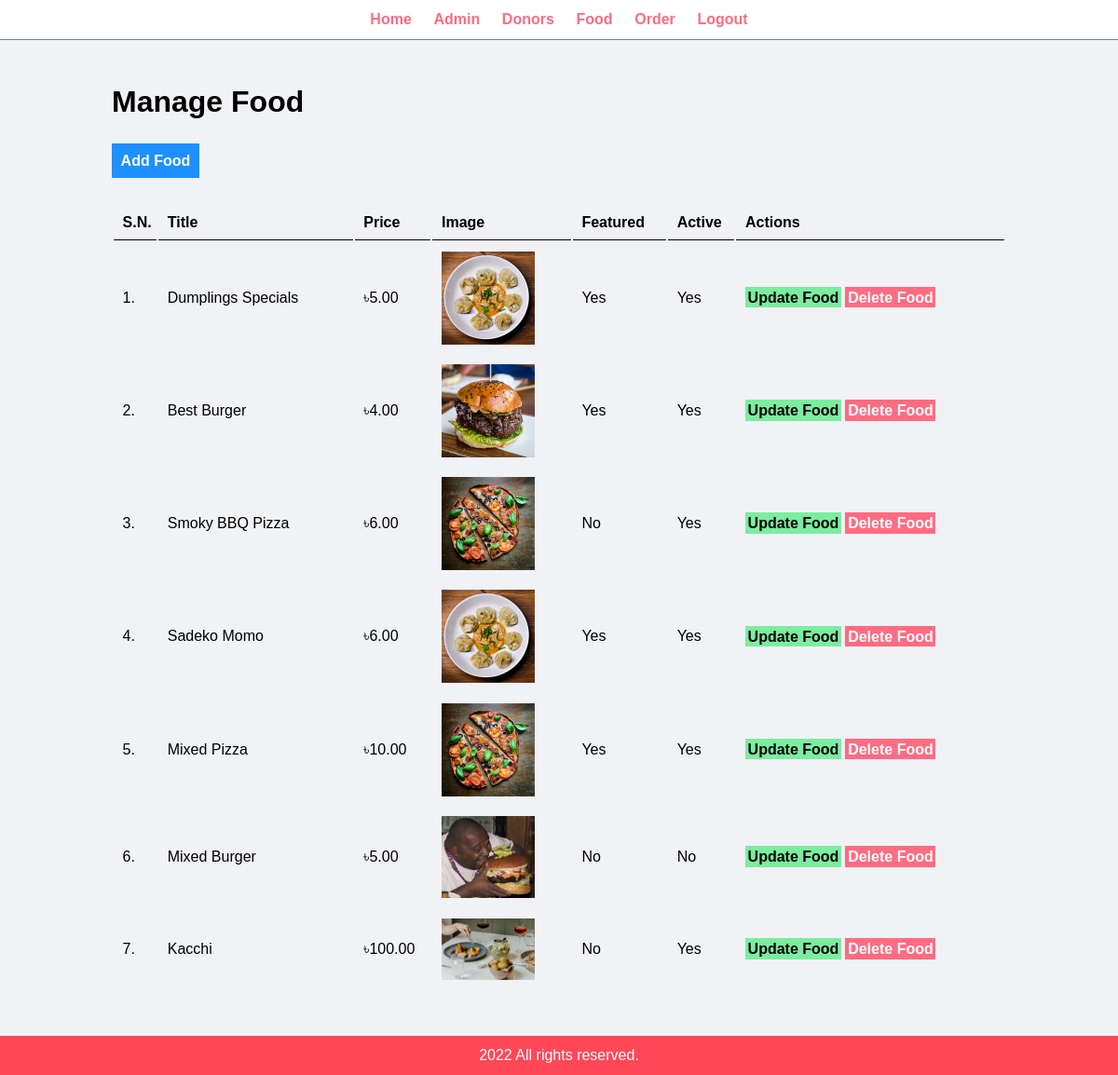
The page /admin/manage-food.php (signed in) on the database its author committed.
### tables this page shows
CREATE TABLE `tbl_food` (
  `id` int(10) UNSIGNED NOT NULL,
  `title` varchar(100) NOT NULL,
  `description` text NOT NULL,
  `price` decimal(10,2) NOT NULL,
  `image_name` varchar(255) NOT NULL,
  `category_id` int(10) UNSIGNED NOT NULL,
  `featured` varchar(10) NOT NULL,
  `active` varchar(10) NOT NULL,
  `quantity` int(11) NOT NULL
);

### admin/manage-food.php (the view, shortened to what this page needs)
<?php include('partials/menu.php'); ?>
<div class="main-content">
    <div class="wrapper">
        <h1>Manage Food</h1>
        <br /><br />
                <a href="<?php echo SITEURL; ?>admin/add-food.php" class="btn-primary">Add Food</a>
                <br /><br /><br />
                <table class="tbl-full">
                    <tr>
                        <th>S.N.</th>
                        <th>Title</th>
                        <th>Price</th>
                        <th>Image</th>
                        <th>Featured</th>
                        <th>Active</th>
                        <th>Actions</th>
                    </tr>
                    <?php
                        $sql = "SELECT * FROM tbl_food";
                        $res = mysqli_query($conn, $sql);
                        $count = mysqli_num_rows($res);
                        $sn=1;
                        if($count>0)
                        {
                            while($row=mysqli_fetch_assoc($res))
                            {
                                $id = $row['id'];
                                $title = $row['title'];
                                $price = $row['price'];
                                $image_name = $row['image_name'];
                                $featured = $row['featured'];
                                $active = $row['active'];
                                ?>
                                <tr>
                                    <td><?php echo $sn++; ?>. </td>
                                    <td><?php echo $title; ?></td>
                                    <td>৳<?php echo $price; ?></td>
                                    <td>
                                        <?php
                                            if($image_name=="")
                                            {
                                                echo "<div class='error'>Image not Added.</div>";
                                            }
                                            else
                                            {
                                                ?>
                                                <img src="<?php echo SITEURL; ?>images/food/<?php echo $image_name; ?>" width="100px">
                                                <?php
                                            }
                                        ?>
                                    </td>
                                    <td><?php echo $featured; ?></td>
                                    <td><?php echo $active; ?></td>
                                    <td>
                                        <a href="<?php echo SITEURL; ?>admin/update-food.php?id=<?php echo $id; ?>" class="btn-secondary">Update Food</a>
                                        <a href="<?php echo SITEURL; ?>admin/delete-food.php?id=<?php echo $id; ?>&image_name=<?php echo $image_name; ?>" class="btn-danger">Delete Food</a>
                                    </td>
                                </tr>
                                <?php
                            }
                        }
                        else
                        {
                            echo "<tr> <td colspan='7' class='error'> Food not Added Yet. </td> </tr>";
                        }
                    ?>
                </table>
    </div>
</div>
<?php include('partials/footer.php'); ?>

### admin/partials/menu.php (shortened to what this page needs)
<html>
    <head>
        <link rel="stylesheet" href="../css/admin.css">
    </head>
    <body>
        <div class="menu text-center">
            <div class="wrapper">
                <ul>
                    <li><a href="index.php">Home</a></li>
                    <li><a href="manage-admin.php">Admin</a></li>
                    <li><a href="manage-category.php">Donors</a></li>
                    <li><a href="manage-food.php">Food</a></li>
                    <li><a href="manage-order.php">Order</a></li>
                    <li><a href="logout.php">Logout</a></li>
                </ul>
            </div>
        </div>

### admin/partials/footer.php
<div class="footer">
            <div class="wrapper">
                <p class="text-center">2022 All rights reserved.</p>
            </div>
        </div>
    </body>
</html>

### css/admin.css (style rules this page uses)
* { margin: 0; padding: 0; font-family: Arial, Helvetica, sans-serif; }
.wrapper { padding: 1%; width: 80%; margin: 0 auto; }
.text-center { text-align: center; }
.tbl-full { width: 100%; }
table tr th { border-bottom: 1px solid black; padding: 1%; text-align: left; }
table tr td { padding: 1%; }
.btn-primary { background-color: #1e90ff; padding: 1%; color: white; text-decoration: none; font-weight: bold; }
.btn-secondary { background-color: #7bed9f; padding: 1%; color: black; text-decoration: none; font-weight: bold; }
.btn-danger { background-color: #ff6b81; padding: 1%; color: white; text-decoration: none; font-weight: bold; }
.menu { border-bottom: 1px solid grey; }
.menu ul { list-style-type: none; }
.menu ul li { display: inline; padding: 1%; }
.menu ul li a { text-decoration: none; font-weight: bold; color: #ff6b81; }
.main-content { background-color: #f1f2f6; padding: 3% 0; }
.footer { background-color: #ff4757; color: white; }

### rows shown on the page
tbl_food: title "Dumplings Specials", price "5.00", image_name (picture), featured "Yes", active "Yes"
tbl_food: title "Best Burger", price "4.00", image_name (picture), featured "Yes", active "Yes"
tbl_food: title "Smoky BBQ Pizza", price "6.00", image_name (picture), featured "No", active "Yes"
tbl_food: title "Sadeko Momo", price "6.00", image_name (picture), featured "Yes", active "Yes"
tbl_food: title "Mixed Pizza", price "10.00", image_name (picture), featured "Yes", active "Yes"
tbl_food: title "Mixed Burger", price "5.00", image_name (picture), featured "No", active "No"
tbl_food: title "Kacchi", price "100.00", image_name (picture), featured "No", active "Yes"
